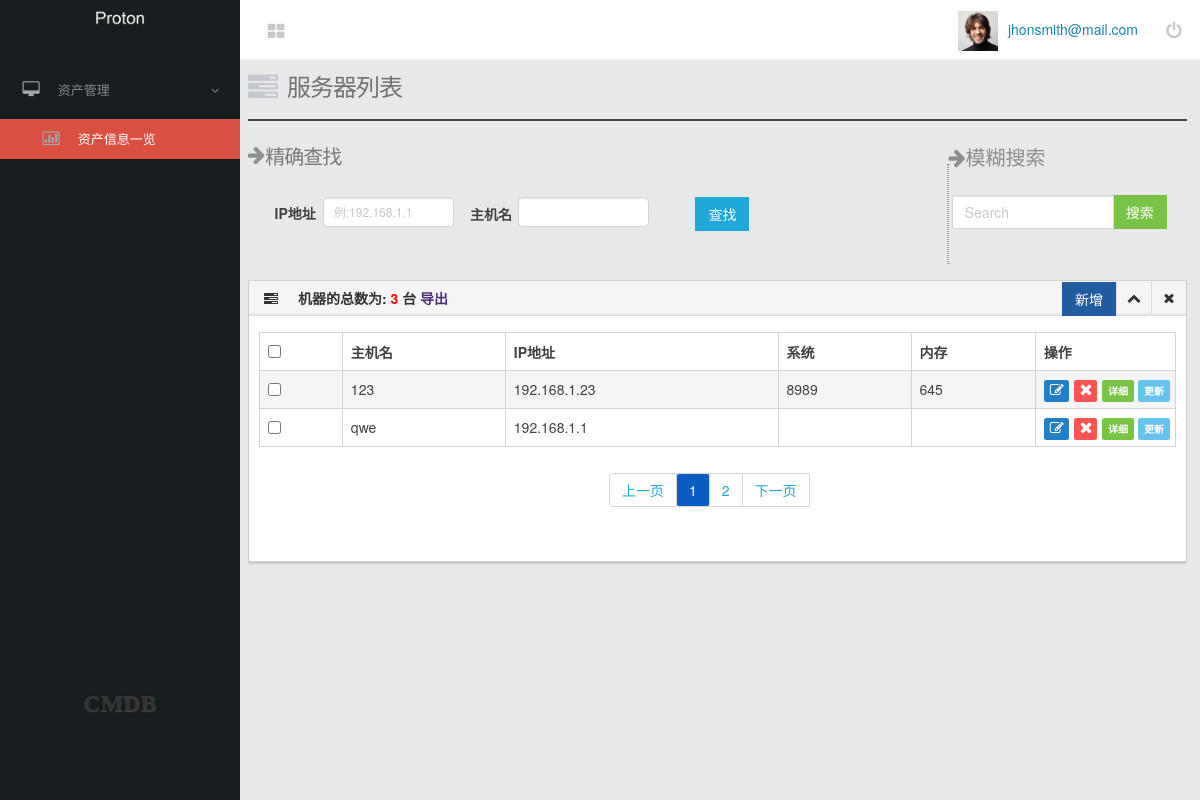
Page /asset_info.html on the committed database.
### cmdb/models.py (models this page shows, shortened)
class Asset(models.Model):
    hostname = models.CharField("主机名", max_length=64, unique=True)
    ip = models.GenericIPAddressField("IP")
    cpu_mode = models.CharField("cpu", max_length=128)
    platform = models.CharField("系统信息", max_length=64)
    memory = models.CharField("内存信息", max_length=32)
    class Meta:
        verbose_name_plural = "资产信息表"

### cmdb/views.py (the view, shortened to what this page needs)
# urls.py: url(r'^asset_info.html', views.asset_info),
def asset_info(request):
    asset_all = page_trun(request)
    return render(request, "asset/asset_info.html", {"asset": asset_all})

### cmdb/templatetags/pagetag.py (called while the page is built)
@register.simple_tag
def limit_page(current_page, pg):
    scope = abs(current_page - pg)
    if scope < 3:
        if current_page == pg:
            page_re = """<li >
                            <a style="background-color: #0A5DC3;color: white;border-radius: 3px;">%s</a>
                         </li>""" % pg
        else:
            page_re = """<li>
                            <a href="?page=%s"> %s </a>
                         </li>""" % (pg, pg)
        return format_html(page_re)
    else:
        return ""

### cmdb/views.py (called while the page is built)
def page_trun(request, asset_all=models.Asset.objects.all()):
    page = request.GET.get("page")
    paginator = Paginator(asset_all, 2)  # 每页多少条数据
    try:
        asset_all = paginator.page(page)  # 返回 page（页数）的数据
    except PageNotAnInteger:
        asset_all = paginator.page(1)  # 第一页
    except EmptyPage:
        asset_all = paginator.page(1)  # 最后一页
    finally:
        return asset_all

### templates/asset/asset_info.html (shortened to what this page needs)
{% extends "basic/index.html" %}
{% load pagetag %}
{% block header %}
    服务器列表
    <hr style="border-top:2px solid black">
    <span style="margin-bottom: -100px;font-size: 20px;font-weight: 400;   color: #4a4a4a;margin-left: -9px;">
        <i class="fa fa-arrow-right " style="font-size:20px;font-weight: 400;color:#4a4a4a;  margin-top: 3px;">
        </i>精确查找</span>
{% endblock %}
{% block link %}
    <link href="/static/css/custome/asset0.css" rel="stylesheet">
{% endblock %}
{% block content %}
    <div class="panel-body">
        <form action="" method="POST" class="form-horizontal">
            <label class="col-sm-1 control-label" for="input-small"
                   style="margin-top: -21px;margin-left: 5px;display: inline">IP地址</label>
            <div class="col-sm-2" style="display: inline">
                <input oninput="change_ip()" type="text" id="input-small" name="ip"
                       class="form-control input-sm assetinfo_06" placeholder="例:192.168.1.1">
            </div>
            <label class="col-sm-1 control-label" for="input-small"
                   style="margin-top: -20px;margin-left: -40px;display: inline">主机名</label>
            <div class="col-sm-2" style="display: inline">
                <input oninput="change_hostname()" type="text"
                       id="input-small" name="hostname" class="form-control input-sm assetinfo_07">
            </div>
            <div class="col-sm-2" style="display: inline">
                <button type="submit" id="find"
                        class="btn btn-primary" style="margin: -30px 20px auto 0px;">查找
                </button>
            </div>
        </form>
    </div>
    <div class="assetinfo_08">
        <table style="border: 1px dotted #a5a5a5;height: 100px;">
        </table>
    </div>
    <span class="assetinfo_09"><i
            class="fa fa-arrow-right" style="font-size:20px;margin-top: 3px;"></i>模糊搜索</span>
    <div class="col-sm-4" style="margin-top: -82px;margin-right:8%;width: 207px;  float: right">
        <div class="panel-body" style="width: 261px;">
            <form action="" method="POST" class="form-horizontal ">
                <div class="form-group">
                    <div class="col-md-10" style="width: 100%">
                        <div class="input-group">
                            <input oninput="change_search()" type="search" id="input2-group2" name="indistinct"
                                   class="form-control"
                                   placeholder="Search" style="padding-right: 15px;">
                            <span class="input-group-btn">
                            <button type="submit" id="search" class="btn btn-success"
                                    style="margin-top: -26px;">搜索</button>
                        </span>
                        </div>
                    </div>
                </div>
            </form>
        </div>
    </div>
    <div class="col-lg-12">
        <div class="panel panel-default">
            <div class="panel-heading">
                <h2><i class="fa fa-tasks"></i>
                    <strong>机器的总数为: <span style="color: red">{{ asset.paginator.count }}</span> 台</strong>
                </h2>
                <a href="asset_add" target="_blank" style="position: absolute;right: 70px;">
                    <button type="button" class="btn btn-success assetinfo_11"
                            onmouseover="this.style.backgroundColor='#526da0'" ;
                            onmouseout="this.style.backgroundColor='#225ca0'">新增
                    </button>
                    <a href="/asset_export" target="_blank" title="导出所有的资产" style="color: #4e2f7c;font-weight: bold">导出</a>
                </a>
                <div class="panel-actions">
                    <a href="table.html#" class="btn-minimize"><i class="fa fa-chevron-up"></i></a>
                    <a href="table.html#" class="btn-close"><i class="fa fa-times"></i></a>
                </div>
            </div>
            <div class="panel-body">
                <table class="table table-bordered table-striped table-condensed table-hover">
                    <thead>
                    <tr>
                        <th><input type="checkbox" value=""></th>
                        <th>主机名</th>
                        <th>IP地址</th>
                        <th>系统</th>
                        <th>内存</th>
                        <th>操作</th>
                    </tr>
                    </thead>
                    <tbody>
                    {% for asset in asset %}
                        <tr>
                            <td><input type="checkbox" value=""></td>
                            <td>{{ asset.hostname }}</td>
                            <td>{{ asset.ip }}</td>
                            <td>{{ asset.platform }}</td>
                            <td>{{ asset.memory }}</td>
                            <td style="width: 15.3%">
                                <span class="label label-warning"
                                      style="padding-right: 2px;margin-right: 5px;background-color: #227fc5">
                                    <a href="asset_edit/{{ asset.id }}" target="_blank" style="text-decoration: none;">
                                    <i class="fa fa-edit" style="font-size: 14px;color: #ffffff;"></i>
                                    </a>
                                </span>
                                <span class="label label-danger">
                                    <a id="3" url="{{ asset.id }}" onclick="deleteasset(this);" class="assetinfo_12">
                                    <i class="fa fa-times" style="font-size: 16px;color: #ffffff;"></i>
                                    </a>
                            </span>
                                <span class="label label-success" style="margin-left: 5px;margin-right: -66px;"><a
                                        href="asset_details/{{ asset.id }}" target="_blank"
                                        style="display: inline-block;text-decoration:none;color: #ffffff">详细</a></span>
                                <span class="label label-info" style="margin-left: 66px;margin-right: -54px;">
                                    <a href="asset_details" target="_blank"
                                       style="display: inline-block;text-decoration:none;color: #ffffff">更新</a>
                                </span>
                            </td>
                        </tr>
                    {% endfor %}
                    </tbody>
                </table>
                <ul class="pagination" style="margin-left: 350px;">
                    {% if asset.has_previous %}
                        <li><a href="?page={{ asset.previous_page_number }}">上一页</a></li>
                    {% else %}
                        <li><a disabled="disabled">上一页</a></li>
                    {% endif %}
                    {% for page in asset.paginator.page_range %}
                        {% limit_page asset.number page %}
                    {% endfor %}
                    {% if asset.has_next %}
                        <li>
                            <a href="?page={{ asset.next_page_number }}">下一页</a>
                        </li>
                    {% else %}
                        <li disabled="disabled">
                            <a>下一页</a>
                        </li>
                    {% endif %}
                </ul>
            </div>
        </div>
    </div>
{% endblock %}

### templates/basic/index.html (shortened to what this page needs)
<!DOCTYPE html>
<html lang="en">
<head>
    <link href="/static/css/bootstrap.min.css" rel="stylesheet">
    <link href="/static/css/jquery.mmenu.css" rel="stylesheet">
    <link href="/static/css/font-awesome.min.css" rel="stylesheet">
    <link href="/static/css/climacons-font.css" rel="stylesheet">
    <link href="/static/plugins/xcharts/css/xcharts.min.css" rel=" stylesheet">
    <link href="/static/plugins/fullcalendar/css/fullcalendar.css" rel="stylesheet">
    <link href="/static/plugins/morris/css/morris.css" rel="stylesheet">
    <link href="/static/plugins/jquery-ui/css/jquery-ui-1.10.4.min.css" rel="stylesheet">
    <link href="/static/plugins/jvectormap/css/jquery-jvectormap-1.2.2.css" rel="stylesheet">
    <link href="/static/css/style.min.css" rel="stylesheet">
    <link href="/static/css/add-ons.min.css" rel="stylesheet">
    <link rel="stylesheet" type="text/css" href="/static/artDialog-master/css/dialog.css">
    {% block link %}
    {% endblock %}
</head>
<body>
<div class="navbar" role="navigation">
    <div class="container-fluid">
        <ul class="nav navbar-nav navbar-actions navbar-left">
            <li class="visible-md visible-lg">
                <a href="#" id="main-menu-toggle">
                    <i class="fa fa-th-large"></i>
                </a>
            </li>
        </ul>
        <ul class="nav navbar-nav navbar-right">
            <li class="dropdown visible-md visible-lg">
                <a href="#" class="dropdown-toggle" data-toggle="dropdown"><img class="user-avatar"
                                                                                src="/static/img/avatar.jpg"
                                                                                alt="user-mail">jhonsmith@mail.com</a>
            </li>
            <li><a href="index.html"><i class="fa fa-power-off"></i></a></li>
        </ul>
    </div>
    <div space="default" style="height: 400px !important;">
        <div class="col-lg-12" style="overflow: auto">
            <h3 class="page-header">
                <i class="fa fa-tasks" style="margin-top: 4px;"></i>
                {% block header %}{% endblock %}
            </h3>
        </div>
        {% block content %}{% endblock %}
    </div>
    <div class="container-fluid content">
        <div class="row">
            <div class="sidebar ">
                <div class="sidebar-collapse">
                    <div class="sidebar-header t-center">
                        <span><img class="text-logo" src="/static/img/logo1.png"></span>
                    </div>
                    <div class="sidebar-menu">
                        <ul class="nav nav-sidebar">
                            <li>
                                <a href="#"><i class="fa fa-desktop"></i>
                                    <span class="text"> 资产管理</span>
                                    <span class="fa fa-angle-down pull-right"></span>
                                </a>
                                <ul class="nav sub">
                                    <li>
                                        <a href="/asset_info.html">
                                        <i class="fa fa-bar-chart-o"></i>
                                        <span class="text"> 资产信息一览</span>
                                        </a>
                                    </li>
                                </ul>
                            </li>
                        </ul>
                    </div>
                </div>
                <div class="sidebar-footer">
                    <div class="sidebar-brand">
                        CMDB
                    </div>
                </div>
            </div>
            <br><br><br>
        </div>
    </div>
</div>
</body>
</html>

### static/css/custome/asset0.css (style rules this page uses)
.assetinfo_06 { margin-left: -19px; border-radius: 5px; padding-right: 19px; }
.assetinfo_07 { margin-left: -20px; border-radius: 5px; padding-right: 17px; }
.assetinfo_08 { float: right; margin-top: -103px; margin-right:26%; }
.assetinfo_09 { margin-top: -140px; font-size: 20px; color: #8b8e8c; display: inline-block; margin-right: 16%; float:right; }
.assetinfo_11 { margin-top: -3px; height: 34px; background-color:#225CA0; border-color: #225CA0; }
.assetinfo_12 { text-decoration: none; padding-right: 3px; margin-right: -7px; cursor: pointer }

### rows in the picture
Asset: hostname "123", ip "192.168.1.23", platform "8989", memory "645"
Asset: hostname "qwe", ip "192.168.1.1"

### other values in the picture
{{ asset.paginator.count }} "3"
